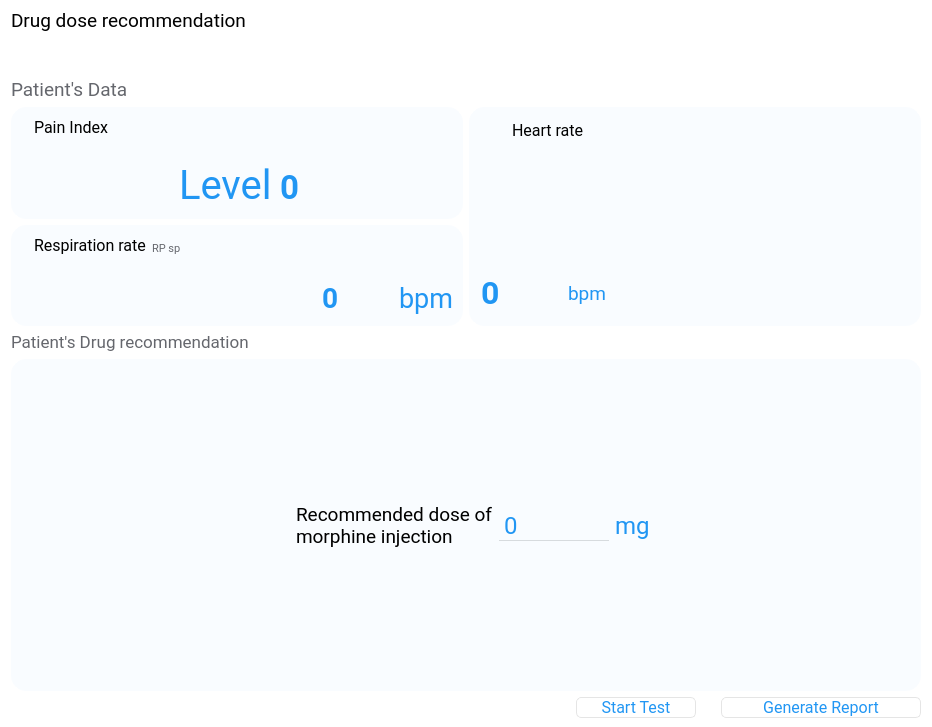
<?xml version="1.0" encoding="UTF-8"?>
<ui version="4.0">
 <class>drugdose</class>
 <widget class="QWidget" name="drugdose">
  <property name="geometry">
   <rect>
    <x>0</x>
    <y>0</y>
    <width>932</width>
    <height>727</height>
   </rect>
  </property>
  <property name="windowTitle">
   <string>Form</string>
  </property>
  <property name="styleSheet">
   <string notr="true">#drugdose{
	background-color: rgb(255, 255, 255);
}</string>
  </property>
  <layout class="QVBoxLayout" name="verticalLayout_6">
   <property name="topMargin">
    <number>9</number>
   </property>
   <property name="bottomMargin">
    <number>9</number>
   </property>
   <item>
    <layout class="QHBoxLayout" name="horizontalLayout">
     <item>
      <widget class="QLabel" name="label">
       <property name="font">
        <font>
         <family>Roboto</family>
         <pointsize>14</pointsize>
         <weight>50</weight>
         <bold>false</bold>
        </font>
       </property>
       <property name="text">
        <string>Drug dose recommendation</string>
       </property>
      </widget>
     </item>
     <item>
      <spacer name="horizontalSpacer">
       <property name="orientation">
        <enum>Qt::Horizontal</enum>
       </property>
       <property name="sizeHint" stdset="0">
        <size>
         <width>40</width>
         <height>20</height>
        </size>
       </property>
      </spacer>
     </item>
    </layout>
   </item>
   <item>
    <layout class="QHBoxLayout" name="horizontalLayout_2">
     <property name="topMargin">
      <number>40</number>
     </property>
     <item>
      <widget class="QLabel" name="label_2">
       <property name="font">
        <font>
         <family>Roboto</family>
         <pointsize>14</pointsize>
        </font>
       </property>
       <property name="styleSheet">
        <string notr="true">color:rgb(101,103,109);</string>
       </property>
       <property name="text">
        <string>Patient's Data</string>
       </property>
      </widget>
     </item>
     <item>
      <spacer name="horizontalSpacer_2">
       <property name="orientation">
        <enum>Qt::Horizontal</enum>
       </property>
       <property name="sizeHint" stdset="0">
        <size>
         <width>40</width>
         <height>20</height>
        </size>
       </property>
      </spacer>
     </item>
    </layout>
   </item>
   <item>
    <layout class="QHBoxLayout" name="horizontalLayout_9">
     <item>
      <layout class="QVBoxLayout" name="verticalLayout_4">
       <item>
        <widget class="QFrame" name="frame_2">
         <property name="styleSheet">
          <string notr="true">#frame_2{
background-color:rgb(249,252,255);
border:1px solid rgb(249,252,255);
border-radius:15px;
}</string>
         </property>
         <property name="frameShape">
          <enum>QFrame::StyledPanel</enum>
         </property>
         <property name="frameShadow">
          <enum>QFrame::Raised</enum>
         </property>
         <layout class="QVBoxLayout" name="verticalLayout_2">
          <item>
           <layout class="QHBoxLayout" name="horizontalLayout_5">
            <item>
             <widget class="QLabel" name="label_8">
              <property name="text">
               <string/>
              </property>
              <property name="pixmap">
               <pixmap resource="resource.qrc">:/image/painindex.png</pixmap>
              </property>
             </widget>
            </item>
            <item>
             <widget class="QLabel" name="label_9">
              <property name="font">
               <font>
                <family>Roboto</family>
                <pointsize>12</pointsize>
               </font>
              </property>
              <property name="text">
               <string>Pain Index</string>
              </property>
             </widget>
            </item>
            <item>
             <spacer name="horizontalSpacer_4">
              <property name="orientation">
               <enum>Qt::Horizontal</enum>
              </property>
              <property name="sizeHint" stdset="0">
               <size>
                <width>40</width>
                <height>20</height>
               </size>
              </property>
             </spacer>
            </item>
           </layout>
          </item>
          <item>
           <layout class="QHBoxLayout" name="horizontalLayout_6">
            <property name="leftMargin">
             <number>32</number>
            </property>
            <item>
             <widget class="QLabel" name="label_10">
              <property name="minimumSize">
               <size>
                <width>120</width>
                <height>0</height>
               </size>
              </property>
              <property name="text">
               <string/>
              </property>
              <property name="pixmap">
               <pixmap resource="resource.qrc">:/image/indexpain.png</pixmap>
              </property>
             </widget>
            </item>
            <item>
             <widget class="QLabel" name="label_11">
              <property name="font">
               <font>
                <family>Roboto</family>
                <pointsize>30</pointsize>
               </font>
              </property>
              <property name="styleSheet">
               <string notr="true">color:rgb(33,150,243);
</string>
              </property>
              <property name="text">
               <string>Level</string>
              </property>
              <property name="alignment">
               <set>Qt::AlignBottom|Qt::AlignLeading|Qt::AlignLeft</set>
              </property>
             </widget>
            </item>
            <item>
             <widget class="QSpinBox" name="painlevel">
              <property name="minimumSize">
               <size>
                <width>0</width>
                <height>66</height>
               </size>
              </property>
              <property name="maximumSize">
               <size>
                <width>16777215</width>
                <height>66</height>
               </size>
              </property>
              <property name="font">
               <font>
                <family>Roboto</family>
                <pointsize>25</pointsize>
                <weight>75</weight>
                <bold>true</bold>
               </font>
              </property>
              <property name="styleSheet">
               <string notr="true">border:0px solid white;
color:rgb(33,150,243);
background-color:rgb(249,252,255);

</string>
              </property>
              <property name="alignment">
               <set>Qt::AlignBottom|Qt::AlignLeading|Qt::AlignLeft</set>
              </property>
              <property name="buttonSymbols">
               <enum>QAbstractSpinBox::NoButtons</enum>
              </property>
              <property name="maximum">
               <number>20</number>
              </property>
             </widget>
            </item>
            <item>
             <spacer name="horizontalSpacer_14">
              <property name="orientation">
               <enum>Qt::Horizontal</enum>
              </property>
              <property name="sizeHint" stdset="0">
               <size>
                <width>40</width>
                <height>20</height>
               </size>
              </property>
             </spacer>
            </item>
           </layout>
          </item>
         </layout>
        </widget>
       </item>
       <item>
        <widget class="QFrame" name="frame">
         <property name="styleSheet">
          <string notr="true">#frame{
background-color:rgb(249,252,255);
border:1px solid rgb(249,252,255);
border-radius:15px;
}</string>
         </property>
         <property name="frameShape">
          <enum>QFrame::StyledPanel</enum>
         </property>
         <property name="frameShadow">
          <enum>QFrame::Raised</enum>
         </property>
         <layout class="QVBoxLayout" name="verticalLayout">
          <item>
           <layout class="QHBoxLayout" name="horizontalLayout_3">
            <item>
             <widget class="QLabel" name="label_3">
              <property name="maximumSize">
               <size>
                <width>30</width>
                <height>16777215</height>
               </size>
              </property>
              <property name="text">
               <string/>
              </property>
              <property name="pixmap">
               <pixmap resource="resource.qrc">:/image/Respiration rate.png</pixmap>
              </property>
              <property name="scaledContents">
               <bool>false</bool>
              </property>
             </widget>
            </item>
            <item>
             <widget class="QLabel" name="label_4">
              <property name="font">
               <font>
                <family>Roboto</family>
                <pointsize>12</pointsize>
               </font>
              </property>
              <property name="styleSheet">
               <string notr="true">color:rgb(0,0,0);</string>
              </property>
              <property name="text">
               <string>Respiration rate</string>
              </property>
             </widget>
            </item>
            <item>
             <widget class="QLabel" name="label_5">
              <property name="font">
               <font>
                <family>Roboto</family>
                <pointsize>8</pointsize>
               </font>
              </property>
              <property name="styleSheet">
               <string notr="true">color:rgb(101,103,109);</string>
              </property>
              <property name="text">
               <string>RP sp</string>
              </property>
              <property name="alignment">
               <set>Qt::AlignBottom|Qt::AlignLeading|Qt::AlignLeft</set>
              </property>
              <property name="wordWrap">
               <bool>false</bool>
              </property>
              <property name="margin">
               <number>5</number>
              </property>
              <property name="indent">
               <number>0</number>
              </property>
             </widget>
            </item>
            <item>
             <spacer name="horizontalSpacer_3">
              <property name="orientation">
               <enum>Qt::Horizontal</enum>
              </property>
              <property name="sizeHint" stdset="0">
               <size>
                <width>40</width>
                <height>20</height>
               </size>
              </property>
             </spacer>
            </item>
           </layout>
          </item>
          <item>
           <widget class="QLabel" name="label_6">
            <property name="maximumSize">
             <size>
              <width>564</width>
              <height>16777215</height>
             </size>
            </property>
            <property name="text">
             <string/>
            </property>
            <property name="pixmap">
             <pixmap resource="resource.qrc">:/image/ratecoor.png</pixmap>
            </property>
            <property name="scaledContents">
             <bool>true</bool>
            </property>
           </widget>
          </item>
          <item>
           <layout class="QHBoxLayout" name="horizontalLayout_4">
            <item>
             <spacer name="horizontalSpacer_8">
              <property name="orientation">
               <enum>Qt::Horizontal</enum>
              </property>
              <property name="sizeHint" stdset="0">
               <size>
                <width>40</width>
                <height>20</height>
               </size>
              </property>
             </spacer>
            </item>
            <item>
             <widget class="QSpinBox" name="resrate">
              <property name="font">
               <font>
                <family>Roboto</family>
                <pointsize>21</pointsize>
                <weight>75</weight>
                <bold>true</bold>
               </font>
              </property>
              <property name="styleSheet">
               <string notr="true">border:0px solid white;
color:rgb(33,150,243);
background-color:rgb(249,252,255);

</string>
              </property>
              <property name="buttonSymbols">
               <enum>QAbstractSpinBox::NoButtons</enum>
              </property>
              <property name="maximum">
               <number>1000</number>
              </property>
             </widget>
            </item>
            <item>
             <widget class="QLabel" name="label_7">
              <property name="font">
               <font>
                <family>Roboto</family>
                <pointsize>20</pointsize>
               </font>
              </property>
              <property name="styleSheet">
               <string notr="true">color:rgb(33,150,243);
</string>
              </property>
              <property name="text">
               <string>bpm</string>
              </property>
             </widget>
            </item>
           </layout>
          </item>
         </layout>
        </widget>
       </item>
      </layout>
     </item>
     <item>
      <widget class="QFrame" name="frame_3">
       <property name="styleSheet">
        <string notr="true">#frame_3{
background-color:rgb(249,252,255);
border:1px solid rgb(249,252,255);
border-radius:15px;
}</string>
       </property>
       <property name="frameShape">
        <enum>QFrame::StyledPanel</enum>
       </property>
       <property name="frameShadow">
        <enum>QFrame::Raised</enum>
       </property>
       <layout class="QVBoxLayout" name="verticalLayout_3">
        <item>
         <layout class="QHBoxLayout" name="horizontalLayout_7">
          <property name="rightMargin">
           <number>0</number>
          </property>
          <property name="bottomMargin">
           <number>70</number>
          </property>
          <item>
           <widget class="QLabel" name="label_12">
            <property name="minimumSize">
             <size>
              <width>27</width>
              <height>27</height>
             </size>
            </property>
            <property name="maximumSize">
             <size>
              <width>27</width>
              <height>27</height>
             </size>
            </property>
            <property name="font">
             <font>
              <family>Roboto</family>
              <pointsize>12</pointsize>
             </font>
            </property>
            <property name="text">
             <string/>
            </property>
            <property name="pixmap">
             <pixmap resource="resource.qrc">:/image/heart.png</pixmap>
            </property>
            <property name="scaledContents">
             <bool>true</bool>
            </property>
           </widget>
          </item>
          <item>
           <widget class="QLabel" name="label_13">
            <property name="minimumSize">
             <size>
              <width>0</width>
              <height>27</height>
             </size>
            </property>
            <property name="maximumSize">
             <size>
              <width>16777215</width>
              <height>27</height>
             </size>
            </property>
            <property name="font">
             <font>
              <family>Roboto</family>
              <pointsize>12</pointsize>
             </font>
            </property>
            <property name="text">
             <string>Heart rate</string>
            </property>
           </widget>
          </item>
          <item>
           <spacer name="horizontalSpacer_5">
            <property name="orientation">
             <enum>Qt::Horizontal</enum>
            </property>
            <property name="sizeHint" stdset="0">
             <size>
              <width>40</width>
              <height>20</height>
             </size>
            </property>
           </spacer>
          </item>
         </layout>
        </item>
        <item>
         <widget class="QLabel" name="label_14">
          <property name="maximumSize">
           <size>
            <width>300</width>
            <height>16777215</height>
           </size>
          </property>
          <property name="text">
           <string/>
          </property>
          <property name="pixmap">
           <pixmap resource="resource.qrc">:/image/boxing.png</pixmap>
          </property>
          <property name="alignment">
           <set>Qt::AlignCenter</set>
          </property>
         </widget>
        </item>
        <item>
         <layout class="QHBoxLayout" name="horizontalLayout_8">
          <item>
           <widget class="QSpinBox" name="heartrate">
            <property name="font">
             <font>
              <family>Roboto</family>
              <pointsize>24</pointsize>
              <weight>75</weight>
              <bold>true</bold>
             </font>
            </property>
            <property name="layoutDirection">
             <enum>Qt::RightToLeft</enum>
            </property>
            <property name="styleSheet">
             <string notr="true">border:0px solid white;
color:rgb(33,150,243);
background-color:rgb(249,252,255);

</string>
            </property>
            <property name="buttonSymbols">
             <enum>QAbstractSpinBox::NoButtons</enum>
            </property>
            <property name="maximum">
             <number>1000</number>
            </property>
           </widget>
          </item>
          <item>
           <widget class="QLabel" name="label_15">
            <property name="font">
             <font>
              <family>Roboto</family>
              <pointsize>14</pointsize>
             </font>
            </property>
            <property name="styleSheet">
             <string notr="true">color:rgb(33,150,243);
</string>
            </property>
            <property name="text">
             <string>bpm</string>
            </property>
           </widget>
          </item>
          <item>
           <spacer name="horizontalSpacer_6">
            <property name="orientation">
             <enum>Qt::Horizontal</enum>
            </property>
            <property name="sizeHint" stdset="0">
             <size>
              <width>40</width>
              <height>20</height>
             </size>
            </property>
           </spacer>
          </item>
         </layout>
        </item>
       </layout>
      </widget>
     </item>
    </layout>
   </item>
   <item>
    <layout class="QHBoxLayout" name="horizontalLayout_10">
     <item>
      <widget class="QLabel" name="label_16">
       <property name="font">
        <font>
         <family>Roboto</family>
         <pointsize>13</pointsize>
        </font>
       </property>
       <property name="styleSheet">
        <string notr="true">color:rgb(101,103,109);</string>
       </property>
       <property name="text">
        <string>Patient's Drug recommendation</string>
       </property>
      </widget>
     </item>
     <item>
      <spacer name="horizontalSpacer_9">
       <property name="orientation">
        <enum>Qt::Horizontal</enum>
       </property>
       <property name="sizeHint" stdset="0">
        <size>
         <width>40</width>
         <height>20</height>
        </size>
       </property>
      </spacer>
     </item>
    </layout>
   </item>
   <item>
    <widget class="QFrame" name="frame_4">
     <property name="styleSheet">
      <string notr="true">#frame_4{background-color:rgb(249,252,255);
border:1px solid rgb(249,252,255);
border-radius:15px;}</string>
     </property>
     <property name="frameShape">
      <enum>QFrame::StyledPanel</enum>
     </property>
     <property name="frameShadow">
      <enum>QFrame::Raised</enum>
     </property>
     <layout class="QVBoxLayout" name="verticalLayout_5">
      <item>
       <spacer name="verticalSpacer">
        <property name="orientation">
         <enum>Qt::Vertical</enum>
        </property>
        <property name="sizeHint" stdset="0">
         <size>
          <width>20</width>
          <height>40</height>
         </size>
        </property>
       </spacer>
      </item>
      <item>
       <layout class="QHBoxLayout" name="horizontalLayout_11">
        <item>
         <spacer name="horizontalSpacer_12">
          <property name="orientation">
           <enum>Qt::Horizontal</enum>
          </property>
          <property name="sizeHint" stdset="0">
           <size>
            <width>40</width>
            <height>20</height>
           </size>
          </property>
         </spacer>
        </item>
        <item>
         <widget class="QLabel" name="label_17">
          <property name="text">
           <string/>
          </property>
          <property name="pixmap">
           <pixmap resource="resource.qrc">:/image/draugdose.png</pixmap>
          </property>
         </widget>
        </item>
        <item>
         <widget class="QLabel" name="label_18">
          <property name="font">
           <font>
            <family>Roboto</family>
            <pointsize>14</pointsize>
           </font>
          </property>
          <property name="text">
           <string>Recommended dose of morphine injection</string>
          </property>
          <property name="wordWrap">
           <bool>true</bool>
          </property>
         </widget>
        </item>
        <item>
         <widget class="QComboBox" name="drugout">
          <property name="minimumSize">
           <size>
            <width>110</width>
            <height>0</height>
           </size>
          </property>
          <property name="font">
           <font>
            <family>Roboto</family>
            <pointsize>18</pointsize>
           </font>
          </property>
          <property name="layoutDirection">
           <enum>Qt::LeftToRight</enum>
          </property>
          <property name="styleSheet">
           <string notr="true">#drugout{
border-top:0px solid white;
border-left:0px solid white;
border-right:0px solid white;
border-bottom:1px solid rgb(215,219,222);
color:rgb(33,150,243);
background-color:rgb(249,252,255);
}
#drugout::drop-down{
      subcontrol-origin: padding;
      subcontrol-position: top right;
      width: 15px;
      border:none;
}
#drugout::down-arrow{
image:url(:/image/downarrow.png);
}</string>
          </property>
          <property name="editable">
           <bool>false</bool>
          </property>
          <item>
           <property name="text">
            <string>0</string>
           </property>
          </item>
          <item>
           <property name="text">
            <string>0-1</string>
           </property>
          </item>
          <item>
           <property name="text">
            <string>1-2</string>
           </property>
          </item>
          <item>
           <property name="text">
            <string>2-3</string>
           </property>
          </item>
          <item>
           <property name="text">
            <string>3-4</string>
           </property>
          </item>
          <item>
           <property name="text">
            <string>4-5</string>
           </property>
          </item>
          <item>
           <property name="text">
            <string>5-6</string>
           </property>
          </item>
          <item>
           <property name="text">
            <string>6-7</string>
           </property>
          </item>
          <item>
           <property name="text">
            <string>7-8</string>
           </property>
          </item>
          <item>
           <property name="text">
            <string>8-9</string>
           </property>
          </item>
          <item>
           <property name="text">
            <string>9-10</string>
           </property>
          </item>
          <item>
           <property name="text">
            <string>10-15</string>
           </property>
          </item>
          <item>
           <property name="text">
            <string>15-20</string>
           </property>
          </item>
          <item>
           <property name="text">
            <string>&gt;20</string>
           </property>
          </item>
         </widget>
        </item>
        <item>
         <widget class="QLabel" name="label_19">
          <property name="font">
           <font>
            <family>Roboto</family>
            <pointsize>18</pointsize>
           </font>
          </property>
          <property name="styleSheet">
           <string notr="true">color:rgb(33,150,243);</string>
          </property>
          <property name="text">
           <string>mg</string>
          </property>
         </widget>
        </item>
        <item>
         <spacer name="horizontalSpacer_11">
          <property name="orientation">
           <enum>Qt::Horizontal</enum>
          </property>
          <property name="sizeHint" stdset="0">
           <size>
            <width>40</width>
            <height>20</height>
           </size>
          </property>
         </spacer>
        </item>
       </layout>
      </item>
      <item>
       <spacer name="verticalSpacer_4">
        <property name="orientation">
         <enum>Qt::Vertical</enum>
        </property>
        <property name="sizeHint" stdset="0">
         <size>
          <width>20</width>
          <height>40</height>
         </size>
        </property>
       </spacer>
      </item>
     </layout>
    </widget>
   </item>
   <item>
    <layout class="QHBoxLayout" name="horizontalLayout_12">
     <property name="spacing">
      <number>25</number>
     </property>
     <item>
      <spacer name="horizontalSpacer_10">
       <property name="orientation">
        <enum>Qt::Horizontal</enum>
       </property>
       <property name="sizeHint" stdset="0">
        <size>
         <width>40</width>
         <height>20</height>
        </size>
       </property>
      </spacer>
     </item>
     <item>
      <widget class="QPushButton" name="pushButton">
       <property name="minimumSize">
        <size>
         <width>120</width>
         <height>0</height>
        </size>
       </property>
       <property name="font">
        <font>
         <family>Roboto</family>
         <pointsize>12</pointsize>
        </font>
       </property>
       <property name="styleSheet">
        <string notr="true">background-color:white;
color:rgb(33, 150, 243);
border:1px solid rgb(229,229,229);
border-radius:5px;</string>
       </property>
       <property name="text">
        <string>Start Test</string>
       </property>
      </widget>
     </item>
     <item>
      <widget class="QPushButton" name="pushButton_2">
       <property name="minimumSize">
        <size>
         <width>200</width>
         <height>0</height>
        </size>
       </property>
       <property name="font">
        <font>
         <family>Roboto</family>
         <pointsize>12</pointsize>
        </font>
       </property>
       <property name="styleSheet">
        <string notr="true">background-color:white;
color:rgb(33, 150, 243);
border:1px solid rgb(229,229,229);
border-radius:5px;</string>
       </property>
       <property name="text">
        <string>Generate Report</string>
       </property>
      </widget>
     </item>
    </layout>
   </item>
  </layout>
 </widget>
 <resources>
  <include location="resource.qrc"/>
 </resources>
 <connections/>
</ui>
